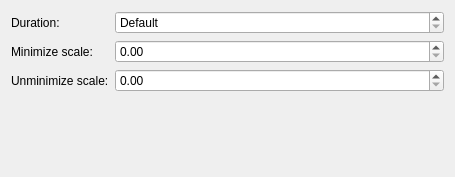
<?xml version="1.0" encoding="UTF-8"?>
<ui version="4.0">
 <class>MinimizeScaleEffectKCM</class>
 <widget class="QWidget" name="MinimizeScaleEffectKCM">
  <property name="geometry">
   <rect>
    <x>0</x>
    <y>0</y>
    <width>455</width>
    <height>177</height>
   </rect>
  </property>
  <layout class="QFormLayout" name="formLayout">
   <item row="1" column="0">
    <widget class="QLabel" name="label_Duration">
     <property name="text">
      <string>Duration:</string>
     </property>
    </widget>
   </item>
   <item row="1" column="1">
    <widget class="QSpinBox" name="kcfg_Duration">
     <property name="sizePolicy">
      <sizepolicy hsizetype="Expanding" vsizetype="Fixed">
       <horstretch>0</horstretch>
       <verstretch>0</verstretch>
      </sizepolicy>
     </property>
     <property name="specialValueText">
      <string>Default</string>
     </property>
     <property name="suffix">
      <string> milliseconds</string>
     </property>
     <property name="maximum">
      <number>9999</number>
     </property>
     <property name="singleStep">
      <number>5</number>
     </property>
    </widget>
   </item>
   <item row="2" column="0">
    <widget class="QLabel" name="label_MinimizeScale">
     <property name="text">
      <string>Minimize scale:</string>
     </property>
    </widget>
   </item>
   <item row="3" column="0">
    <widget class="QLabel" name="label_UnminimizeScale">
     <property name="text">
      <string>Unminimize scale:</string>
     </property>
    </widget>
   </item>
   <item row="2" column="1">
    <widget class="QDoubleSpinBox" name="kcfg_MinimizeScale">
     <property name="sizePolicy">
      <sizepolicy hsizetype="Expanding" vsizetype="Fixed">
       <horstretch>0</horstretch>
       <verstretch>0</verstretch>
      </sizepolicy>
     </property>
     <property name="maximum">
      <double>9.990000000000000</double>
     </property>
     <property name="singleStep">
      <double>0.050000000000000</double>
     </property>
    </widget>
   </item>
   <item row="3" column="1">
    <widget class="QDoubleSpinBox" name="kcfg_UnminimizeScale">
     <property name="sizePolicy">
      <sizepolicy hsizetype="Expanding" vsizetype="Fixed">
       <horstretch>0</horstretch>
       <verstretch>0</verstretch>
      </sizepolicy>
     </property>
     <property name="maximum">
      <double>9.990000000000000</double>
     </property>
     <property name="singleStep">
      <double>0.050000000000000</double>
     </property>
    </widget>
   </item>
  </layout>
 </widget>
 <resources/>
 <connections/>
</ui>
